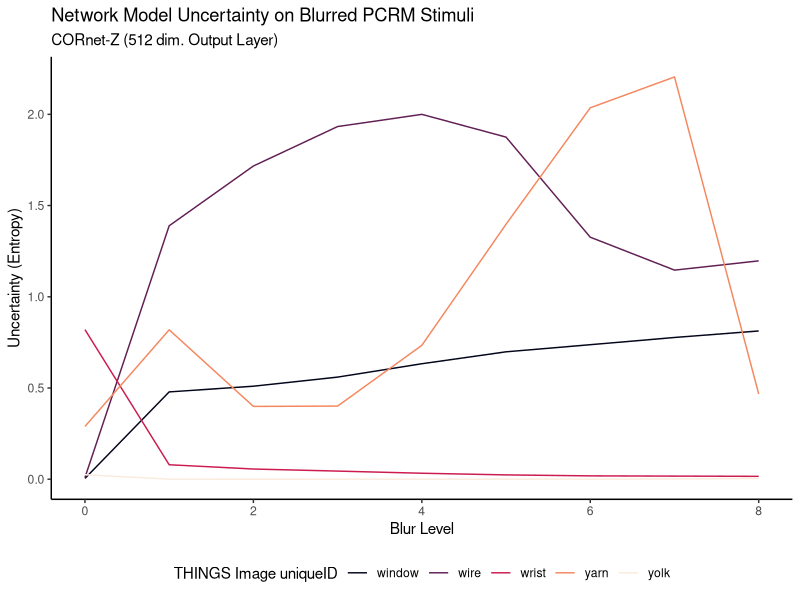
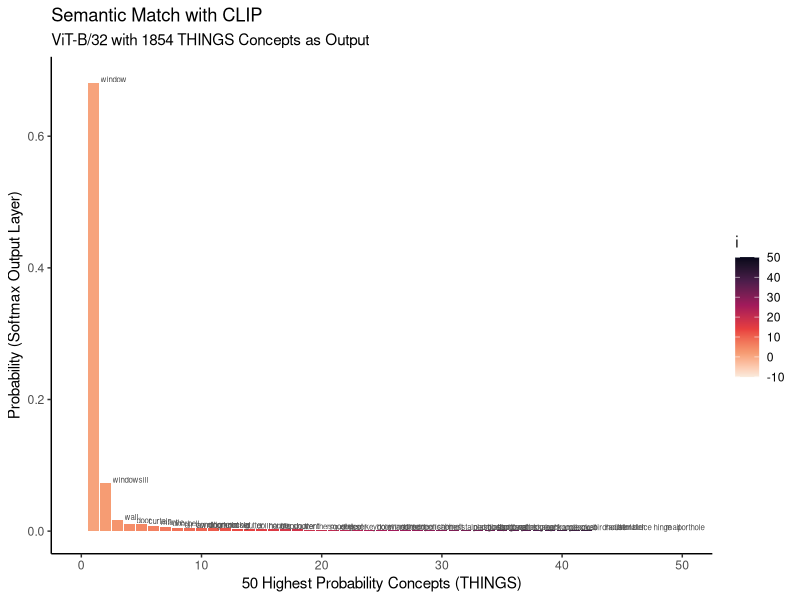
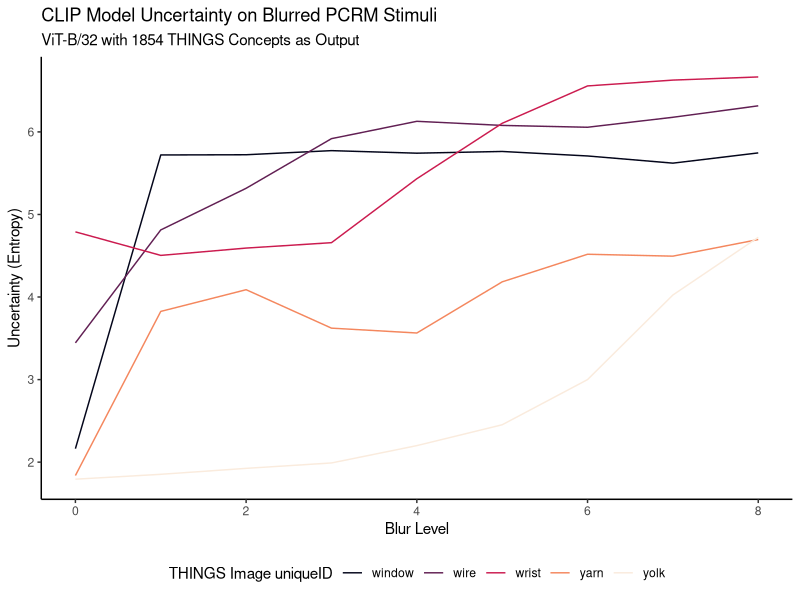
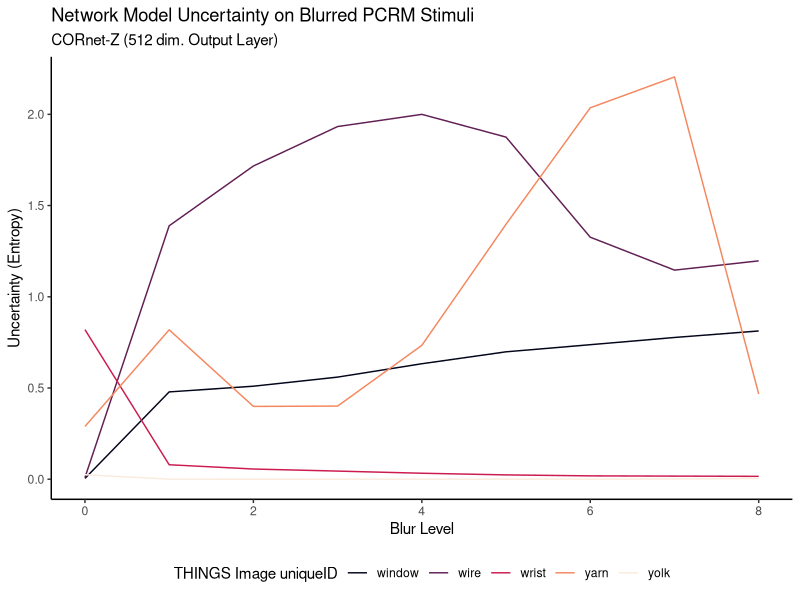
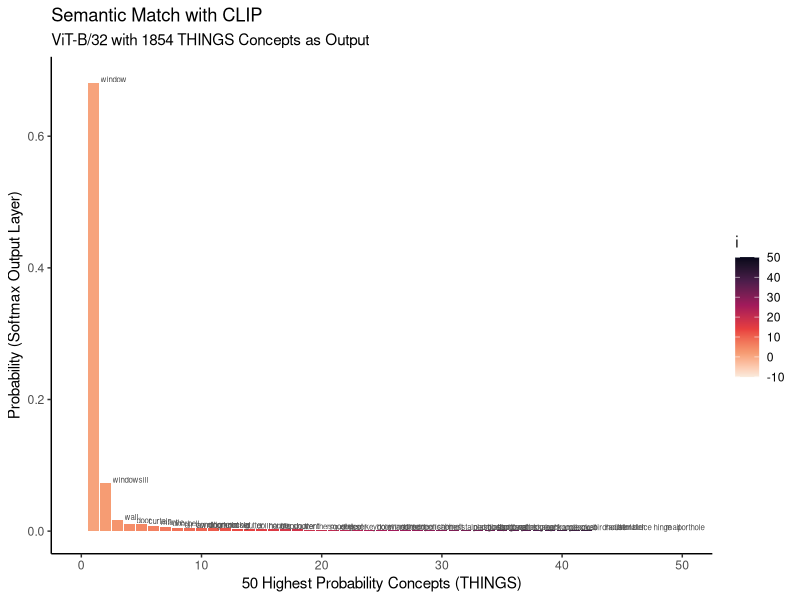
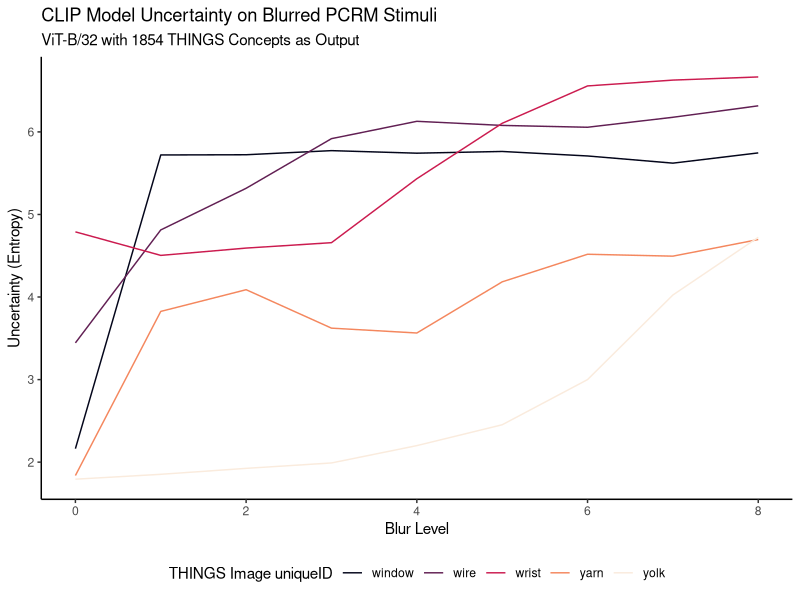

The R script that drew these images, in order:
library(tidyverse)


#### Scores from CORnet-Z classifier. ####
scores <-
    read_csv("data/entropy_scores.csv") |>
    extract(
        file,
        c("uniqueID", NA, "blur"),
        "/(\\w+?)(_(\\d+))?.jpg",
        remove=F,
        convert=T
    ) |>
    mutate(
        blur = case_when(
            is.na(blur) ~ 0,
            .default=blur
        )
    )

scores

ggplot(scores) +
    geom_line(aes(x=blur, y=entropy, color = uniqueID)) +
    scale_color_viridis_d(option="rocket") +
    labs(
        title="Network Model Uncertainty on Blurred PCRM Stimuli",
        subtitle="CORnet-Z (512 dim. Output Layer)",
        x="Blur Level",
        y="Uncertainty (Entropy)",
        color="THINGS Image uniqueID"
    ) +
    theme_classic() +
    theme(legend.position="bottom")

ggsave("cornet-blur-uncertainty.png", width=6, height=4)

#### Scores from CLIP ViT-B/32 model. ####

read_csv("data/clip_scores_window.csv") |>
    mutate(i=row_number()) |>
    ggplot() +
    geom_bar(aes(x=i, y=prob, fill=i), stat='identity') +
    geom_text(
        aes(x=i, y=prob, label=label),
        nudge_x=.6, nudge_y=.005, hjust='left',
        color="grey30", size=2
    ) +
    xlim(0,50) +
    labs(
        title="Semantic Match with CLIP",
        subtitle="ViT-B/32 with 1854 THINGS Concepts as Output",
        x="50 Highest Probability Concepts (THINGS)",
        y="Probability (Softmax Output Layer)"
    ) +
    scale_fill_viridis_c(option="rocket", limits=c(-10,50), direction=-1) +
    theme_classic()

ggsave("clip-match-window.png", width=6, height=4)



read_csv("data/clip_scores.csv") |>
    extract(
        file,
        c("uniqueID", NA, "blur"),
        "/(\\w+?)(_(\\d+))?.jpg",
        remove=F,
        convert=T
    ) |>
    mutate(
        blur = case_when(
            is.na(blur) ~ 0,
            .default=blur
        )
    ) |>
    ggplot() +
    geom_line(aes(x=blur, y=entropy, color = uniqueID)) +
    scale_color_viridis_d(option="rocket") +
    labs(
        title="CLIP Model Uncertainty on Blurred PCRM Stimuli",
        subtitle="ViT-B/32 with 1854 THINGS Concepts as Output",
        x="Blur Level",
        y="Uncertainty (Entropy)",
        color="THINGS Image uniqueID"
    ) +
    theme_classic() +
    theme(legend.position="bottom")

ggsave("clip-blur-uncertainty.png", width=6, height=4)
